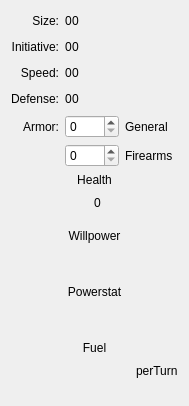
<?xml version="1.0" encoding="UTF-8"?>
<ui version="4.0">
 <class>AdvantagesWidget</class>
 <widget class="QWidget" name="AdvantagesWidget">
  <property name="geometry">
   <rect>
    <x>0</x>
    <y>0</y>
    <width>189</width>
    <height>406</height>
   </rect>
  </property>
  <property name="windowTitle">
   <string>Form</string>
  </property>
  <layout class="QVBoxLayout" name="verticalLayout">
   <item>
    <layout class="QGridLayout" name="gridLayout">
     <item row="0" column="0">
      <widget class="QLabel" name="label">
       <property name="text">
        <string>Size:</string>
       </property>
       <property name="alignment">
        <set>Qt::AlignRight|Qt::AlignTrailing|Qt::AlignVCenter</set>
       </property>
      </widget>
     </item>
     <item row="0" column="1">
      <layout class="QHBoxLayout" name="horizontalLayout_6">
       <property name="spacing">
        <number>0</number>
       </property>
       <item>
        <widget class="QLabel" name="label_size">
         <property name="text">
          <string>0</string>
         </property>
        </widget>
       </item>
       <item>
        <widget class="QLabel" name="label_sizeShapes">
         <property name="text">
          <string>0</string>
         </property>
        </widget>
       </item>
       <item>
        <spacer name="horizontalSpacer">
         <property name="orientation">
          <enum>Qt::Horizontal</enum>
         </property>
         <property name="sizeHint" stdset="0">
          <size>
           <width>40</width>
           <height>20</height>
          </size>
         </property>
        </spacer>
       </item>
      </layout>
     </item>
     <item row="1" column="0">
      <widget class="QLabel" name="label_2">
       <property name="text">
        <string>Initiative:</string>
       </property>
       <property name="alignment">
        <set>Qt::AlignRight|Qt::AlignTrailing|Qt::AlignVCenter</set>
       </property>
      </widget>
     </item>
     <item row="1" column="1">
      <layout class="QHBoxLayout" name="horizontalLayout_5">
       <property name="spacing">
        <number>0</number>
       </property>
       <item>
        <widget class="QLabel" name="label_initiative">
         <property name="text">
          <string>0</string>
         </property>
        </widget>
       </item>
       <item>
        <widget class="QLabel" name="label_initiativeShapes">
         <property name="text">
          <string>0</string>
         </property>
        </widget>
       </item>
       <item>
        <spacer name="horizontalSpacer_2">
         <property name="orientation">
          <enum>Qt::Horizontal</enum>
         </property>
         <property name="sizeHint" stdset="0">
          <size>
           <width>40</width>
           <height>20</height>
          </size>
         </property>
        </spacer>
       </item>
      </layout>
     </item>
     <item row="2" column="0">
      <widget class="QLabel" name="label_3">
       <property name="text">
        <string>Speed:</string>
       </property>
       <property name="alignment">
        <set>Qt::AlignRight|Qt::AlignTrailing|Qt::AlignVCenter</set>
       </property>
      </widget>
     </item>
     <item row="2" column="1">
      <layout class="QHBoxLayout" name="horizontalLayout_4">
       <property name="spacing">
        <number>0</number>
       </property>
       <item>
        <widget class="QLabel" name="label_speed">
         <property name="text">
          <string>0</string>
         </property>
        </widget>
       </item>
       <item>
        <widget class="QLabel" name="label_speedShapes">
         <property name="text">
          <string>0</string>
         </property>
        </widget>
       </item>
       <item>
        <spacer name="horizontalSpacer_3">
         <property name="orientation">
          <enum>Qt::Horizontal</enum>
         </property>
         <property name="sizeHint" stdset="0">
          <size>
           <width>40</width>
           <height>20</height>
          </size>
         </property>
        </spacer>
       </item>
      </layout>
     </item>
     <item row="3" column="0">
      <widget class="QLabel" name="label_4">
       <property name="text">
        <string>Defense:</string>
       </property>
       <property name="alignment">
        <set>Qt::AlignRight|Qt::AlignTrailing|Qt::AlignVCenter</set>
       </property>
      </widget>
     </item>
     <item row="3" column="1">
      <layout class="QHBoxLayout" name="horizontalLayout_3">
       <property name="spacing">
        <number>0</number>
       </property>
       <item>
        <widget class="QLabel" name="label_defense">
         <property name="text">
          <string>0</string>
         </property>
        </widget>
       </item>
       <item>
        <widget class="QLabel" name="label_defenseShapes">
         <property name="text">
          <string>0</string>
         </property>
        </widget>
       </item>
       <item>
        <spacer name="horizontalSpacer_4">
         <property name="orientation">
          <enum>Qt::Horizontal</enum>
         </property>
         <property name="sizeHint" stdset="0">
          <size>
           <width>40</width>
           <height>20</height>
          </size>
         </property>
        </spacer>
       </item>
      </layout>
     </item>
     <item row="4" column="0">
      <widget class="QLabel" name="label_5">
       <property name="text">
        <string>Armor:</string>
       </property>
       <property name="alignment">
        <set>Qt::AlignRight|Qt::AlignTrailing|Qt::AlignVCenter</set>
       </property>
      </widget>
     </item>
     <item row="4" column="1">
      <layout class="QHBoxLayout" name="horizontalLayout_2">
       <item>
        <widget class="QSpinBox" name="spinBox_armorGeneral">
         <property name="maximum">
          <number>9</number>
         </property>
        </widget>
       </item>
       <item>
        <widget class="QLabel" name="label_6">
         <property name="text">
          <string>General</string>
         </property>
        </widget>
       </item>
      </layout>
     </item>
     <item row="5" column="1">
      <layout class="QHBoxLayout" name="horizontalLayout">
       <item>
        <widget class="QSpinBox" name="spinBox_armorFirearms">
         <property name="maximum">
          <number>9</number>
         </property>
        </widget>
       </item>
       <item>
        <widget class="QLabel" name="label_7">
         <property name="text">
          <string>Firearms</string>
         </property>
        </widget>
       </item>
      </layout>
     </item>
    </layout>
   </item>
   <item>
    <widget class="QLabel" name="label_8">
     <property name="text">
      <string>Health</string>
     </property>
     <property name="alignment">
      <set>Qt::AlignCenter</set>
     </property>
    </widget>
   </item>
   <item>
    <layout class="QHBoxLayout" name="horizontalLayout_7">
     <item>
      <spacer name="horizontalSpacer_5">
       <property name="orientation">
        <enum>Qt::Horizontal</enum>
       </property>
       <property name="sizeHint" stdset="0">
        <size>
         <width>40</width>
         <height>20</height>
        </size>
       </property>
      </spacer>
     </item>
     <item>
      <widget class="TraitDots" name="dots_health" native="true"/>
     </item>
     <item>
      <widget class="QLabel" name="label_healthShapes">
       <property name="text">
        <string>0</string>
       </property>
      </widget>
     </item>
     <item>
      <spacer name="horizontalSpacer_6">
       <property name="orientation">
        <enum>Qt::Horizontal</enum>
       </property>
       <property name="sizeHint" stdset="0">
        <size>
         <width>40</width>
         <height>20</height>
        </size>
       </property>
      </spacer>
     </item>
    </layout>
   </item>
   <item>
    <spacer name="verticalSpacer_2">
     <property name="orientation">
      <enum>Qt::Vertical</enum>
     </property>
     <property name="sizeType">
      <enum>QSizePolicy::Fixed</enum>
     </property>
     <property name="sizeHint" stdset="0">
      <size>
       <width>20</width>
       <height>10</height>
      </size>
     </property>
    </spacer>
   </item>
   <item>
    <widget class="QLabel" name="label_9">
     <property name="text">
      <string>Willpower</string>
     </property>
     <property name="alignment">
      <set>Qt::AlignCenter</set>
     </property>
    </widget>
   </item>
   <item>
    <layout class="QHBoxLayout" name="horizontalLayout_9">
     <item>
      <spacer name="horizontalSpacer_7">
       <property name="orientation">
        <enum>Qt::Horizontal</enum>
       </property>
       <property name="sizeHint" stdset="0">
        <size>
         <width>40</width>
         <height>20</height>
        </size>
       </property>
      </spacer>
     </item>
     <item>
      <widget class="TraitDots" name="dots_willpower" native="true"/>
     </item>
     <item>
      <spacer name="horizontalSpacer_8">
       <property name="orientation">
        <enum>Qt::Horizontal</enum>
       </property>
       <property name="sizeHint" stdset="0">
        <size>
         <width>40</width>
         <height>20</height>
        </size>
       </property>
      </spacer>
     </item>
    </layout>
   </item>
   <item>
    <spacer name="verticalSpacer_3">
     <property name="orientation">
      <enum>Qt::Vertical</enum>
     </property>
     <property name="sizeType">
      <enum>QSizePolicy::Fixed</enum>
     </property>
     <property name="sizeHint" stdset="0">
      <size>
       <width>20</width>
       <height>10</height>
      </size>
     </property>
    </spacer>
   </item>
   <item>
    <widget class="QLabel" name="label_powerstat">
     <property name="text">
      <string>Powerstat</string>
     </property>
     <property name="alignment">
      <set>Qt::AlignCenter</set>
     </property>
    </widget>
   </item>
   <item>
    <layout class="QHBoxLayout" name="horizontalLayout_10">
     <item>
      <spacer name="horizontalSpacer_9">
       <property name="orientation">
        <enum>Qt::Horizontal</enum>
       </property>
       <property name="sizeHint" stdset="0">
        <size>
         <width>40</width>
         <height>20</height>
        </size>
       </property>
      </spacer>
     </item>
     <item>
      <widget class="TraitDots" name="dots_powerstat" native="true"/>
     </item>
     <item>
      <spacer name="horizontalSpacer_10">
       <property name="orientation">
        <enum>Qt::Horizontal</enum>
       </property>
       <property name="sizeHint" stdset="0">
        <size>
         <width>40</width>
         <height>20</height>
        </size>
       </property>
      </spacer>
     </item>
    </layout>
   </item>
   <item>
    <spacer name="verticalSpacer_4">
     <property name="orientation">
      <enum>Qt::Vertical</enum>
     </property>
     <property name="sizeType">
      <enum>QSizePolicy::Fixed</enum>
     </property>
     <property name="sizeHint" stdset="0">
      <size>
       <width>20</width>
       <height>10</height>
      </size>
     </property>
    </spacer>
   </item>
   <item>
    <widget class="QLabel" name="label_fuel">
     <property name="text">
      <string>Fuel</string>
     </property>
     <property name="alignment">
      <set>Qt::AlignCenter</set>
     </property>
    </widget>
   </item>
   <item>
    <layout class="QHBoxLayout" name="horizontalLayout_8">
     <item>
      <widget class="Squares" name="squares_fuel" native="true"/>
     </item>
     <item>
      <spacer name="horizontalSpacer_11">
       <property name="orientation">
        <enum>Qt::Horizontal</enum>
       </property>
       <property name="sizeHint" stdset="0">
        <size>
         <width>40</width>
         <height>20</height>
        </size>
       </property>
      </spacer>
     </item>
     <item>
      <widget class="QLabel" name="label_fuelPerTurn">
       <property name="text">
        <string>perTurn</string>
       </property>
      </widget>
     </item>
    </layout>
   </item>
   <item>
    <spacer name="verticalSpacer">
     <property name="orientation">
      <enum>Qt::Vertical</enum>
     </property>
     <property name="sizeHint" stdset="0">
      <size>
       <width>20</width>
       <height>6</height>
      </size>
     </property>
    </spacer>
   </item>
  </layout>
 </widget>
 <customwidgets>
  <customwidget>
   <class>Squares</class>
   <extends>QWidget</extends>
   <header>src.Widgets.Components.Squares</header>
   <container>1</container>
  </customwidget>
  <customwidget>
   <class>TraitDots</class>
   <extends>QWidget</extends>
   <header>src.Widgets.Components.TraitDots</header>
   <container>1</container>
  </customwidget>
 </customwidgets>
 <resources/>
 <connections/>
</ui>
